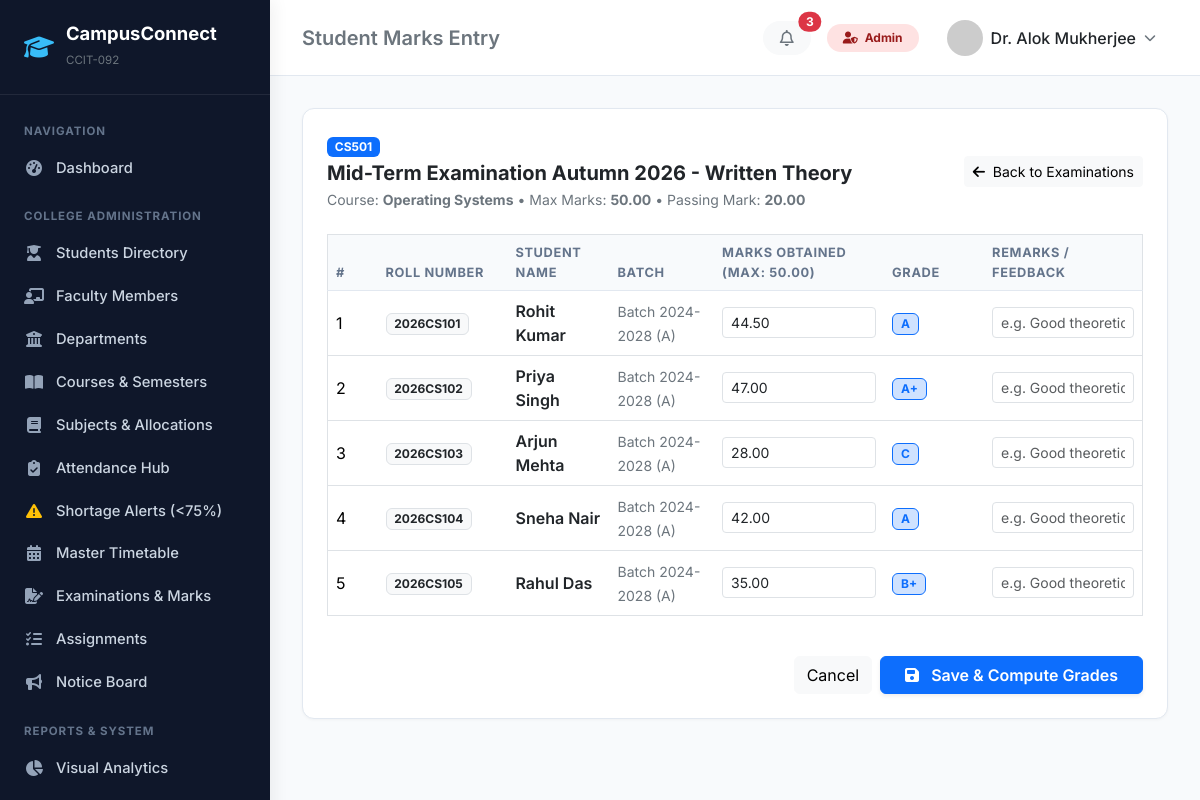
Screenshot of /examinations/component/1/marks/ (signed in) with the database file from the repository.
### accounts/models.py (models this page shows, shortened)
class CustomUser(AbstractUser):
    ROLE_ADMIN = 'ADMIN'
    ROLE_FACULTY = 'FACULTY'
    ROLE_STUDENT = 'STUDENT'
    ROLE_CHOICES = [
        (ROLE_ADMIN, 'Administrator'),
        (ROLE_FACULTY, 'Faculty / Professor'),
        (ROLE_STUDENT, 'Student'),
    ]
    role = models.CharField(max_length=20, choices=ROLE_CHOICES, default=ROLE_STUDENT)
    phone = models.CharField(max_length=15, blank=True, null=True)
    profile_picture = models.ImageField(upload_to='profiles/', blank=True, null=True)
    address = models.TextField(blank=True, null=True)
    date_of_birth = models.DateField(blank=True, null=True)
    @property
    def is_admin_role(self):
        return self.role == self.ROLE_ADMIN or self.is_superuser
    @property
    def is_faculty_role(self):
        return self.role == self.ROLE_FACULTY
    @property
    def is_student_role(self):
        return self.role == self.ROLE_STUDENT
    @property
    def avatar_url(self):
        if self.profile_picture and hasattr(self.profile_picture, 'url'):
            return self.profile_picture.url
        return f"https://ui-avatars.com/api/?name={self.username}&background=4f46e5&color=fff&size=128"

### examinations/models.py (models this page shows, shortened)
class AssessmentComponent(models.Model):
    examination = models.ForeignKey(Examination, on_delete=models.CASCADE, related_name='components')
    subject = models.ForeignKey(Subject, on_delete=models.CASCADE, related_name='assessment_components')
    title = models.CharField(max_length=120)  # e.g., "Written Exam", "Practical / Viva", "Internal Test"
    max_marks = models.DecimalField(max_digits=5, decimal_places=2, default=Decimal('100.00'))
    pass_marks = models.DecimalField(max_digits=5, decimal_places=2, default=Decimal('40.00'))
    weightage = models.DecimalField(max_digits=5, decimal_places=2, default=Decimal('100.00'), help_text="Weightage percentage")
    class Meta:
        ordering = ['subject', 'title']
        unique_together = ('examination', 'subject', 'title')

class Examination(models.Model):
    EXAM_TYPES = [
        ('MID_TERM', 'Mid-Term Examination'),
        ('END_TERM', 'End-Term / Semester Final'),
        ('CLASS_TEST', 'Class Test / Quiz'),
        ('PRACTICAL', 'Practical / Lab Exam'),
    ]
    name = models.CharField(max_length=150)
    academic_session = models.ForeignKey(AcademicSession, on_delete=models.CASCADE, related_name='examinations')
    exam_type = models.CharField(max_length=30, choices=EXAM_TYPES, default='MID_TERM')
    start_date = models.DateField()
    end_date = models.DateField()
    is_published = models.BooleanField(default=False)
    created_at = models.DateTimeField(auto_now_add=True)
    class Meta:
        ordering = ['-start_date']

class Marks(models.Model):
    assessment_component = models.ForeignKey(AssessmentComponent, on_delete=models.CASCADE, related_name='marks_records')
    student = models.ForeignKey(Student, on_delete=models.CASCADE, related_name='exam_marks')
    marks_obtained = models.DecimalField(max_digits=5, decimal_places=2)
    grade = models.CharField(max_length=5, blank=True)
    remarks = models.CharField(max_length=200, blank=True, null=True)
    graded_by = models.ForeignKey(Faculty, on_delete=models.SET_NULL, null=True, blank=True)
    updated_at = models.DateTimeField(auto_now=True)
    class Meta:
        unique_together = ('assessment_component', 'student')
        ordering = ['student__roll_number']

### academics/models.py (models this page shows, shortened)
class Subject(models.Model):
    TYPE_THEORY = 'THEORY'
    TYPE_PRACTICAL = 'PRACTICAL'
    TYPE_HYBRID = 'HYBRID'
    TYPE_CHOICES = [
        (TYPE_THEORY, 'Theory'),
        (TYPE_PRACTICAL, 'Practical / Lab'),
        (TYPE_HYBRID, 'Hybrid'),
    ]
    code = models.CharField(max_length=20, unique=True)
    name = models.CharField(max_length=150)
    semester = models.ForeignKey(Semester, on_delete=models.CASCADE, related_name='subjects')
    credits = models.PositiveSmallIntegerField(default=4)
    subject_type = models.CharField(max_length=20, choices=TYPE_CHOICES, default=TYPE_THEORY)
    class Meta:
        ordering = ['code']

### students/models.py (models this page shows, shortened)
class Student(models.Model):
    BLOOD_GROUPS = [
        ('A+', 'A+'), ('A-', 'A-'),
        ('B+', 'B+'), ('B-', 'B-'),
        ('O+', 'O+'), ('O-', 'O-'),
        ('AB+', 'AB+'), ('AB-', 'AB-'),
    ]
    user = models.OneToOneField(settings.AUTH_USER_MODEL, on_delete=models.CASCADE, related_name='student_profile')
    roll_number = models.CharField(max_length=30, unique=True)
    registration_number = models.CharField(max_length=50, unique=True)
    department = models.ForeignKey(Department, on_delete=models.CASCADE, related_name='students')
    course = models.ForeignKey(Course, on_delete=models.CASCADE, related_name='students')
    current_semester = models.ForeignKey(Semester, on_delete=models.CASCADE, related_name='enrolled_students')
    batch = models.ForeignKey(Batch, on_delete=models.CASCADE, related_name='students')
    admission_date = models.DateField(null=True, blank=True)
    blood_group = models.CharField(max_length=5, choices=BLOOD_GROUPS, blank=True, null=True)
    guardian_name = models.CharField(max_length=120, blank=True, null=True)
    guardian_phone = models.CharField(max_length=20, blank=True, null=True)
    documents = models.FileField(upload_to='student_docs/', blank=True, null=True)
    is_archived = models.BooleanField(default=False)  # Safe archival / soft delete
    class Meta:
        ordering = ['roll_number']
    @property
    def full_name(self):
        return self.user.get_full_name() or self.user.username

class Batch(models.Model):
    name = models.CharField(max_length=100)  # e.g. "Batch 2024-2028"
    course = models.ForeignKey(Course, on_delete=models.CASCADE, related_name='batches')
    academic_session = models.ForeignKey(AcademicSession, on_delete=models.CASCADE, related_name='batches')
    section = models.CharField(max_length=10, default="A")
    class Meta:
        verbose_name_plural = "Batches"
        ordering = ['course', 'name', 'section']
        unique_together = ('name', 'course', 'section')

### accounts/permissions.py (the view)
        def _wrapped_view(request, *args, **kwargs):
            if not request.user.is_authenticated:
                return redirect('login')
            if request.user.role in allowed_roles or request.user.is_superuser or ('ADMIN' in allowed_roles and request.user.is_staff):
                return view_func(request, *args, **kwargs)
            messages.error(request, "Permission denied for this operation.")
            return redirect('dashboard_redirect')

### templates/examinations/marks_entry.html (shortened to what this page needs)
{% extends 'base.html' %}
{% block page_heading %}Student Marks Entry{% endblock %}
{% block content %}
<div class="card p-4">
    <div class="d-flex flex-wrap justify-content-between align-items-center gap-3 mb-4">
        <div>
            <span class="badge bg-primary mb-1">{{ component.subject.code }}</span>
            <h5 class="fw-bold mb-1">{{ component.examination.name }} - {{ component.title }}</h5>
            <p class="text-secondary small mb-0">
                Course: <b>{{ subject.name }}</b> • Max Marks: <b>{{ component.max_marks }}</b> • Passing Mark: <b>{{ component.pass_marks }}</b>
            </p>
        </div>
        <a href="{% url 'examination_list' %}" class="btn btn-sm btn-light">
            <i class="fa-solid fa-arrow-left me-1"></i> Back to Examinations
        </a>
    </div>
    <form method="post">
        <div class="table-responsive">
            <table class="table table-hover align-middle border">
                <thead class="table-light">
                    <tr>
                        <th style="width: 50px;">#</th>
                        <th style="width: 130px;">Roll Number</th>
                        <th>Student Name</th>
                        <th>Batch</th>
                        <th style="width: 170px;">Marks Obtained (Max: {{ component.max_marks }})</th>
                        <th style="width: 100px;">Grade</th>
                        <th>Remarks / Feedback</th>
                    </tr>
                </thead>
                <tbody>
                    {% for row in student_rows %}
                        <tr>
                            <td>{{ forloop.counter }}</td>
                            <td><span class="badge bg-light text-dark border">{{ row.student.roll_number }}</span></td>
                            <td><span class="fw-semibold text-dark">{{ row.student.full_name }}</span></td>
                            <td><small class="text-secondary">{{ row.student.batch.name }} ({{ row.student.batch.section }})</small></td>
                            <td>
                                <input type="number" step="0.5" min="0" max="{{ component.max_marks }}" name="marks_{{ row.student.id }}" class="form-control form-control-sm marks-input" data-student-id="{{ row.student.id }}" value="{{ row.marks_obtained }}" placeholder="0.0">
                            </td>
                            <td>
                                <span class="badge bg-primary-subtle text-primary border border-primary px-2 py-1 grade-badge" id="grade_{{ row.student.id }}">
                                    {{ row.grade|default:"-" }}
                                </span>
                            </td>
                            <td>
                                <input type="text" name="remarks_{{ row.student.id }}" class="form-control form-control-sm" placeholder="e.g. Good theoretical clarity" value="{{ row.remarks }}">
                            </td>
                        </tr>
                    {% empty %}
                        <tr><td colspan="7" class="text-center py-4 text-muted">No students enrolled in this subject's semester.</td></tr>
                    {% endfor %}
                </tbody>
            </table>
        </div>
        <div class="mt-4 d-flex justify-content-end gap-2">
            <a href="{% url 'examination_list' %}" class="btn btn-light">Cancel</a>
            <button type="submit" class="btn btn-primary px-4 fw-semibold shadow-sm">
                <i class="fa-solid fa-save me-2"></i> Save & Compute Grades
            </button>
        </div>
    </form>
</div>
{% endblock %}

### templates/base.html (shortened to what this page needs)
<!DOCTYPE html>
<html lang="en">
<head>
    <link href="https://cdn.jsdelivr.net/npm/bootstrap@5.3.3/dist/css/bootstrap.min.css" rel="stylesheet">
    <link rel="stylesheet" href="https://cdnjs.cloudflare.com/ajax/libs/font-awesome/6.5.1/css/all.min.css">
</head>
<body>
    <aside class="sidebar">
        <a href="{% url 'dashboard_redirect' %}" class="sidebar-brand">
            <i class="fa-solid fa-graduation-cap"></i>
            <div>
                <span class="d-block" style="line-height: 1.2;">CampusConnect</span>
                <small class="text-secondary fw-normal" style="font-size: 0.72rem;">{{ COLLEGE_CODE }}</small>
            </div>
        </a>
        <div class="nav flex-column py-2">
            <span class="nav-section-title">Navigation</span>
            <a href="{% url 'dashboard_redirect' %}" class="nav-link">
                <i class="fa-solid fa-gauge-high"></i> Dashboard
            </a>
            {% if is_admin %}
                <span class="nav-section-title">College Administration</span>
                <a href="{% url 'student_list' %}" class="nav-link">
                    <i class="fa-solid fa-user-graduate"></i> Students Directory
                </a>
                <a href="{% url 'faculty_list' %}" class="nav-link">
                    <i class="fa-solid fa-chalkboard-user"></i> Faculty Members
                </a>
                <a href="{% url 'department_list' %}" class="nav-link">
                    <i class="fa-solid fa-building-columns"></i> Departments
                </a>
                <a href="{% url 'course_list' %}" class="nav-link">
                    <i class="fa-solid fa-book-open"></i> Courses & Semesters
                </a>
                <a href="{% url 'subject_list' %}" class="nav-link">
                    <i class="fa-solid fa-book"></i> Subjects & Allocations
                </a>
                <a href="{% url 'attendance_session_list' %}" class="nav-link">
                    <i class="fa-solid fa-clipboard-check"></i> Attendance Hub
                </a>
                <a href="{% url 'attendance_shortage_report' %}" class="nav-link">
                    <i class="fa-solid fa-triangle-exclamation text-warning"></i> Shortage Alerts (<75%)
                </a>
                <a href="{% url 'timetable_master' %}" class="nav-link">
                    <i class="fa-solid fa-calendar-days"></i> Master Timetable
                </a>
                <a href="{% url 'examination_list' %}" class="nav-link">
                    <i class="fa-solid fa-file-signature"></i> Examinations & Marks
                </a>
                <a href="{% url 'assignment_list' %}" class="nav-link">
                    <i class="fa-solid fa-tasks"></i> Assignments
                </a>
                <a href="{% url 'notice_list' %}" class="nav-link">
                    <i class="fa-solid fa-bullhorn"></i> Notice Board
                </a>
                <span class="nav-section-title">Reports & System</span>
                <a href="{% url 'reports_analytics' %}" class="nav-link">
                    <i class="fa-solid fa-chart-pie"></i> Visual Analytics
                </a>
                <a href="{% url 'audit_log_list' %}" class="nav-link">
                </a>
            {% endif %}
        </div>
    </aside>
    <div class="main-content">
        <header class="topbar">
            <div class="d-flex align-items-center gap-3">
                <h5 class="mb-0 fw-semibold text-secondary d-none d-md-block">
                    {% block page_heading %}{{ COLLEGE_NAME }}{% endblock %}
                </h5>
            </div>
            <div class="d-flex align-items-center gap-3">
                <a href="{% url 'notice_list' %}" class="btn btn-light position-relative rounded-pill px-3 py-1">
                    <i class="fa-regular fa-bell text-secondary"></i>
                    {% if unread_notices_count > 0 %}
                        <span class="position-absolute top-0 start-100 translate-middle badge rounded-pill bg-danger">
                            {{ unread_notices_count }}
                        </span>
                    {% endif %}
                </a>
                {% if is_admin %}
                    <span class="badge badge-role-admin px-3 py-2 rounded-pill"><i class="fa-solid fa-user-shield me-1"></i> Admin</span>
                {% elif is_faculty %}
                    <span class="badge badge-role-faculty px-3 py-2 rounded-pill"><i class="fa-solid fa-chalkboard-user me-1"></i> Faculty</span>
                {% elif is_student %}
                    <span class="badge badge-role-student px-3 py-2 rounded-pill"><i class="fa-solid fa-user-graduate me-1"></i> Student</span>
                {% endif %}
                <div class="dropdown">
                    <button class="btn btn-white d-flex align-items-center gap-2 border-0" data-bs-toggle="dropdown">
                        <img src="{{ request.user.avatar_url }}" alt="User" class="rounded-circle" width="36" height="36">
                        <span class="fw-medium text-dark d-none d-sm-inline">{{ request.user.get_full_name|default:request.user.username }}</span>
                        <i class="fa-solid fa-chevron-down text-secondary" style="font-size: 0.75rem;"></i>
                    </button>
                </div>
            </div>
        </header>
        <main class="content-body">
            {% block content %}{% endblock %}
        </main>
    </div>
</body>
</html>

### rows the page displays
CustomUser: user.get_full_name "Dr. Alok Mukherjee"
AssessmentComponent: subject.code "CS501", examination.name "Mid-Term Examination Autumn 2026", title "Written Theory", max_marks "50.00", pass_marks "20.00"
Subject: name "Operating Systems"
Student: student.roll_number "2026CS101", student.full_name "Rohit Kumar", student.batch.name "Batch 2024-2028", student.batch.section "A", marks_obtained "44.50", grade "A"
Student: student.roll_number "2026CS102", student.full_name "Priya Singh", student.batch.name "Batch 2024-2028", student.batch.section "A", marks_obtained "47.00", grade "A+"
Student: student.roll_number "2026CS103", student.full_name "Arjun Mehta", student.batch.name "Batch 2024-2028", student.batch.section "A", marks_obtained "28.00", grade "C"
Student: student.roll_number "2026CS104", student.full_name "Sneha Nair", student.batch.name "Batch 2024-2028", student.batch.section "A", marks_obtained "42.00", grade "A"
Student: student.roll_number "2026CS105", student.full_name "Rahul Das", student.batch.name "Batch 2024-2028", student.batch.section "A", marks_obtained "35.00", grade "B+"

### other values shown
{{ COLLEGE_CODE }} "CCIT-092"
{{ unread_notices_count }} "3"
